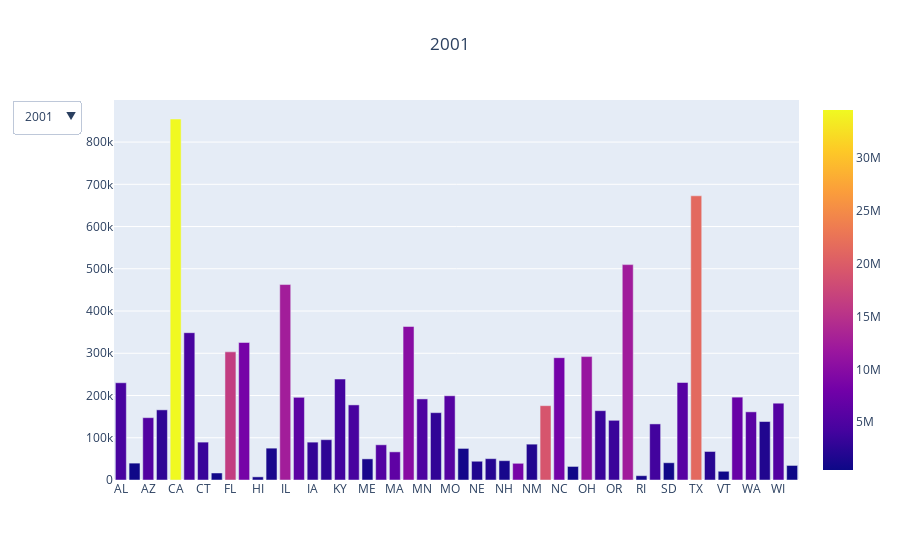

Notebook code cell kept with this figure:
### Code cell
# bar plot for the guns sales per year by state
import plotly.express as px
import plotly.graph_objects as go

# We have a list for every day
# In your case will be gropuby('RuleName')
# here for every element d
# d[0] is the name(key) and d[1] is the dataframe
dfs = list(ann_sales_pop_bystate.groupby("year"))

first_title = dfs[0][0]
traces = []
buttons = []
for i,d in enumerate(dfs):
    visible = [False] * len(dfs)
    visible[i] = True
    name = d[0]
    traces.append(px.bar(d[1], x = 'code', y = 'totals', color = 'population', labels={'pop:population of US'}, height= 800).update_traces(visible=True if i==0 else False).data[0])
        # px.treemap(d[1],
        #            path=['year', 'code', ],
        #            values='population').update_traces(visible=True if i==0 else False).data[0]
        
  
    buttons.append(dict(label=name,
                        method="update",
                        args=[{"visible":visible},
                              {"title":f"{name}"}]))

updatemenus = [{'active':0, "buttons":buttons}]

fig = go.Figure(data=traces,
                 layout=dict(updatemenus=updatemenus))
fig.update_layout(title=first_title, title_x=0.5)
fig.show()

### Figure 1 — Plotly figure (JSON) as saved in the notebook; plotly's stock layout.template omitted (floating-point values rounded to 4 significant figures)
{"data": [{"alignmentgroup": "True", "hovertemplate": "code=%{x}<br>totals=%{y}<br>population=%{marker.color}<extra></extra>", "legendgroup": "", "marker": {"color": [4467634, 633714, 5273477, 2691571, 34479458, 4425687, 3432835, 795699, 16356966, 8377038, 1225948, 1319962, 12488445, 6127760, 2931997, 2702162, 4068132, 4477875, 1285692, 5374691, 6397634, 9991120, 4982796, 2852994, 5641142, 906961, 1719836, 2098399, 1255517, 8492671, 1831690, 19082838, 8210122, 639062, 11387404, 3467100, 3467937, 12298970, 1057142, 4064995, 757972, 5750789, 21319622, 2283715, 612223, 7198362, 5985722, 1801481, 5406835, 494657], "coloraxis": "coloraxis"}, "name": "", "offsetgroup": "", "orientation": "v", "showlegend": false, "textposition": "auto", "type": "bar", "visible": true, "x": ["AL", "AK", "AZ", "AR", "CA", "CO", "CT", "DE", "FL", "GA", "HI", "ID", "IL", "IN", "IA", "KS", "KY", "LA", "ME", "MD", "MA", "MI", "MN", "MS", "MO", "MT", "NE", "NV", "NH", "NJ", "NM", "NY", "NC", "ND", "OH", "OK", "OR", "PA", "RI", "SC", "SD", "TN", "TX", "UT", "VT", "VA", "WA", "WV", "WI", "WY"], "xaxis": "x", "y": [230187, 39959, 147582, 166062, 854569, 348696, 89689, 16619, 303396, 325521, 7464, 75400, 462702, 195780, 89658, 95408, 238996, 177775, 50019, 83347, 66635, 363424, 191935, 159421, 199470, 74752, 44401, 50549, 45727, 39527, 84874, 175967, 289571, 32105, 292159, 164126, 141295, 509881, 10233, 132781, 40861, 230779, 672746, 67518, 20657, 196181, 161380, 138421, 181798, 34454], "yaxis": "y"}, {"alignmentgroup": "True", "hovertemplate": "code=%{x}<br>totals=%{y}<br>population=%{marker.color}<extra></extra>", "legendgroup": "", "marker": {"color": [4480089, 642337, 5396255, 2705927, 34871843, 4490406, 3458749, 806169, 16689370, 8508256, 1239613, 1340372, 12525556, 6155967, 2934234, 2713535, 4089875, 4497267, 1295960, 5440389, 6417206, 10015710, 5018935, 2858681, 5674825, 911667, 1728292, 2173791, 1269089, 8552643, 1855309, 19137800, 8326201, 638168, 11407889, 3489080, 3513424, 12331031, 1065995, 4107795, 760020, 5795918, 21690325, 2324815, 615442, 7286873, 6052349, 1805414, 5445162, 500017], "coloraxis": "coloraxis"}, "name": "", "offsetgroup": "", "orientation": "v", "showlegend": false, "textposition": "auto", "type": "bar", "visible": false, "x": ["AL", "AK", "AZ", "AR", "CA", "CO", "CT", "DE", "FL", "GA", "HI", "ID", "IL", "IN", "IA", "KS", "KY", "LA", "ME", "MD", "MA", "MI", "MN", "MS", "MO", "MT", "NE", "NV", "NH", "NJ", "NM", "NY", "NC", "ND", "OH", "OK", "OR", "PA", "RI", "SC", "SD", "TN", "TX", "UT", "VT", "VA", "WA", "WV", "WI", "WY"], "xaxis": "x", "y": [221008, 36793, 142260, 153424, 684390, 183754, 93598, 16388, 288848, 285201, 7807, 74062, 446138, 188235, 90358, 94110, 229423, 169580, 49922, 78764, 94824, 353540, 192392, 149948, 197990, 76322, 43177, 47155, 49666, 43318, 80057, 160927, 268916, 31339, 297033, 159489, 137513, 567702, 9521, 121976, 44282, 223048, 664745, 61710, 20483, 191789, 193439, 134846, 173779, 33585], "yaxis": "y"}, {"alignmentgroup": "True", "hovertemplate": "code=%{x}<br>totals=%{y}<br>population=%{marker.color}<extra></extra>", "legendgroup": "", "marker": {"color": [4503491, 648414, 5510364, 2724816, 35253159, 4528732, 3484336, 818003, 17004085, 8622793, 1251154, 1363380, 12556006, 6196638, 2941999, 2723004, 4117170, 4521042, 1306513, 5496269, 6422565, 10041152, 5053572, 2868312, 5709403, 919630, 1738643, 2248850, 1279840, 8601402, 1877574, 19175939, 8422501, 638817, 11434788, 3504892, 3547376, 12374658, 1071342, 4150297, 763729, 5847812, 22030931, 2360137, 617858, 7366977, 6104115, 1812295, 5479203, 503453], "coloraxis": "coloraxis"}, "name": "", "offsetgroup": "", "orientation": "v", "showlegend": false, "textposition": "auto", "type": "bar", "visible": false, "x": ["AL", "AK", "AZ", "AR", "CA", "CO", "CT", "DE", "FL", "GA", "HI", "ID", "IL", "IN", "IA", "KS", "KY", "LA", "ME", "MD", "MA", "MI", "MN", "MS", "MO", "MT", "NE", "NV", "NH", "NJ", "NM", "NY", "NC", "ND", "OH", "OK", "OR", "PA", "RI", "SC", "SD", "TN", "TX", "UT", "VT", "VA", "WA", "WV", "WI", "WY"], "xaxis": "x", "y": [225479, 37059, 145719, 150249, 524431, 181257, 100567, 16361, 298181, 282218, 7439, 74669, 515917, 183853, 95127, 97365, 226869, 175693, 50897, 78270, 131395, 342161, 229728, 150877, 202865, 80786, 44758, 49432, 54724, 41733, 79140, 150831, 264488, 33393, 298632, 167551, 142960, 515896, 9660, 121352, 47683, 219783, 688275, 70507, 19971, 200270, 213916, 131777, 188594, 33184], "yaxis": "y"}, {"alignmentgroup": "True", "hovertemplate": "code=%{x}<br>totals=%{y}<br>population=%{marker.color}<extra></extra>", "legendgroup": "", "marker": {"color": [4530729, 659286, 5652404, 2749686, 35574576, 4575013, 3496094, 830803, 17415318, 8769252, 1273569, 1391802, 12589773, 6233007, 2953635, 2734373, 4146101, 4552238, 1313688, 5546935, 6412281, 10055315, 5087713, 2889010, 5747741, 930009, 1749370, 2346222, 1290121, 8634561, 1903808, 19171567, 8553152, 644705, 11452251, 3525233, 3569463, 12410722, 1074579, 4210921, 770396, 5910809, 22394023, 2401580, 619920, 7475575, 6178645, 1816438, 5514026, 509106], "coloraxis": "coloraxis"}, "name": "", "offsetgroup": "", "orientation": "v", "showlegend": false, "textposition": "auto", "type": "bar", "visible": false, "x": ["AL", "AK", "AZ", "AR", "CA", "CO", "CT", "DE", "FL", "GA", "HI", "ID", "IL", "IN", "IA", "KS", "KY", "LA", "ME", "MD", "MA", "MI", "MN", "MS", "MO", "MT", "NE", "NV", "NH", "NJ", "NM", "NY", "NC", "ND", "OH", "OK", "OR", "PA", "RI", "SC", "SD", "TN", "TX", "UT", "VT", "VA", "WA", "WV", "WI", "WY"], "xaxis": "x", "y": [229997, 40504, 155719, 158366, 548843, 194191, 100916, 16424, 318024, 232203, 7298, 75553, 590417, 176520, 98517, 99007, 234974, 172421, 52665, 77481, 112996, 342418, 227846, 152294, 209316, 83545, 48436, 54754, 56791, 37376, 81546, 160222, 276480, 34690, 327040, 173188, 149688, 504813, 10054, 124153, 50323, 229401, 672995, 79967, 19490, 213062, 203432, 132846, 187097, 35427], "yaxis": "y"}, {"alignmentgroup": "True", "hovertemplate": "code=%{x}<br>totals=%{y}<br>population=%{marker.color}<extra></extra>", "legendgroup": "", "marker": {"color": [4569805, 666946, 5839077, 2781097, 35827943, 4631888, 3506956, 845150, 17842038, 8925922, 1292729, 1428241, 12609903, 6278616, 2964454, 2745299, 4182742, 4576628, 1318787, 5592379, 6403290, 10051137, 5119598, 2905943, 5790300, 940102, 1761497, 2432143, 1298492, 8651974, 1932274, 19132610, 8705407, 646089, 11463320, 3548597, 3613202, 12449990, 1067916, 4270150, 775493, 5991057, 22778123, 2457719, 621215, 7577105, 6257305, 1820492, 5546166, 514157], "coloraxis": "coloraxis"}, "name": "", "offsetgroup": "", "orientation": "v", "showlegend": false, "textposition": "auto", "type": "bar", "visible": false, "x": ["AL", "AK", "AZ", "AR", "CA", "CO", "CT", "DE", "FL", "GA", "HI", "ID", "IL", "IN", "IA", "KS", "KY", "LA", "ME", "MD", "MA", "MI", "MN", "MS", "MO", "MT", "NE", "NV", "NH", "NJ", "NM", "NY", "NC", "ND", "OH", "OK", "OR", "PA", "RI", "SC", "SD", "TN", "TX", "UT", "VT", "VA", "WA", "WV", "WI", "WY"], "xaxis": "x", "y": [235873, 44514, 176649, 164001, 611022, 206287, 97599, 17121, 370645, 257815, 7575, 80343, 527134, 172249, 100344, 98311, 232589, 207954, 50319, 80947, 105347, 337035, 224165, 167713, 214241, 84060, 48172, 62727, 55761, 36582, 82051, 158781, 271527, 36000, 313159, 182031, 158045, 482977, 9649, 141811, 50768, 253450, 738793, 88981, 18607, 221725, 219559, 133667, 183013, 37911], "yaxis": "y"}, {"alignmentgroup": "True", "hovertemplate": "code=%{x}<br>totals=%{y}<br>population=%{marker.color}<extra></extra>", "legendgroup": "", "marker": {"color": [4628981, 675302, 6029141, 2821761, 36021202, 4720423, 3517460, 859268, 18166990, 9155813, 1309731, 1468669, 12643955, 6332669, 2982644, 2762931, 4219239, 4302665, 1323619, 5627367, 6410084, 10036081, 5163555, 2904978, 5842704, 952692, 1772693, 2522658, 1308389, 8661679, 1962137, 19104631, 8917270, 649422, 11481213, 3594090, 3670883, 12510809, 1063096, 4357847, 783033, 6088766, 23359580, 2525507, 622892, 7673725, 6370753, 1827912, 5577655, 522667], "coloraxis": "coloraxis"}, "name": "", "offsetgroup": "", "orientation": "v", "showlegend": false, "textposition": "auto", "type": "bar", "visible": false, "x": ["AL", "AK", "AZ", "AR", "CA", "CO", "CT", "DE", "FL", "GA", "HI", "ID", "IL", "IN", "IA", "KS", "KY", "LA", "ME", "MD", "MA", "MI", "MN", "MS", "MO", "MT", "NE", "NV", "NH", "NJ", "NM", "NY", "NC", "ND", "OH", "OK", "OR", "PA", "RI", "SC", "SD", "TN", "TX", "UT", "VT", "VA", "WA", "WV", "WI", "WY"], "xaxis": "x", "y": [243176, 47037, 204178, 170129, 617820, 214749, 97616, 16698, 411728, 311901, 7588, 91018, 527698, 185655, 101430, 109143, 791599, 212176, 53106, 82207, 137148, 332428, 244712, 179087, 230374, 87770, 51221, 72963, 63159, 37318, 90321, 199015, 290024, 39436, 325132, 190741, 163705, 520454, 9936, 148604, 52675, 258500, 770236, 106653, 20713, 238862, 255387, 137925, 189228, 42376], "yaxis": "y"}, {"alignmentgroup": "True", "hovertemplate": "code=%{x}<br>totals=%{y}<br>population=%{marker.color}<extra></extra>", "legendgroup": "", "marker": {"color": [4672840, 680300, 6167681, 2848650, 36250311, 4803868, 3527270, 871749, 18367842, 9349988, 1315675, 1505105, 12695866, 6379599, 2999212, 2783785, 4256672, 4375581, 1327040, 5653408, 6431559, 10001284, 5207203, 2928350, 5887612, 964706, 1783440, 2601072, 1312540, 8677885, 1990070, 19132335, 9118037, 652822, 11500468, 3634349, 3722417, 12563937, 1057315, 4444110, 791623, 6175727, 23831983, 2597746, 623481, 7751000, 6461587, 1834052, 5610775, 534876], "coloraxis": "coloraxis"}, "name": "", "offsetgroup": "", "orientation": "v", "showlegend": false, "textposition": "auto", "type": "bar", "visible": false, "x": ["AL", "AK", "AZ", "AR", "CA", "CO", "CT", "DE", "FL", "GA", "HI", "ID", "IL", "IN", "IA", "KS", "KY", "LA", "ME", "MD", "MA", "MI", "MN", "MS", "MO", "MT", "NE", "NV", "NH", "NJ", "NM", "NY", "NC", "ND", "OH", "OK", "OR", "PA", "RI", "SC", "SD", "TN", "TX", "UT", "VT", "VA", "WA", "WV", "WI", "WY"], "xaxis": "x", "y": [245355, 49604, 192071, 169824, 855943, 221737, 116112, 15912, 426180, 270468, 6521, 93897, 536975, 186864, 98888, 111502, 1587850, 208201, 51279, 80249, 165446, 311851, 248086, 175298, 274085, 90355, 52042, 70276, 65110, 36412, 93304, 212174, 289215, 42311, 326114, 189081, 162629, 562603, 10222, 150133, 54013, 241741, 783596, 127051, 19951, 241538, 276156, 132396, 180607, 42770], "yaxis": "y"}, {"alignmentgroup": "True", "hovertemplate": "code=%{x}<br>totals=%{y}<br>population=%{marker.color}<extra></extra>", "legendgroup": "", "marker": {"color": [4718206, 687455, 6280362, 2874554, 36604337, 4889730, 3545579, 883874, 18527305, 9504843, 1332213, 1534320, 12747038, 6424806, 3016734, 2808076, 4289878, 4435586, 1330509, 5684965, 6468967, 9946889, 5247018, 2947806, 5923916, 976415, 1796378, 2653630, 1315906, 8711090, 2010662, 19212436, 9309449, 657569, 11515391, 3668976, 3768748, 12612285, 1055003, 4528996, 799124, 6247411, 24309039, 2663029, 624151, 7833496, 6562231, 1840310, 5640996, 546043], "coloraxis": "coloraxis"}, "name": "", "offsetgroup": "", "orientation": "v", "showlegend": false, "textposition": "auto", "type": "bar", "visible": false, "x": ["AL", "AK", "AZ", "AR", "CA", "CO", "CT", "DE", "FL", "GA", "HI", "ID", "IL", "IN", "IA", "KS", "KY", "LA", "ME", "MD", "MA", "MI", "MN", "MS", "MO", "MT", "NE", "NV", "NH", "NJ", "NM", "NY", "NC", "ND", "OH", "OK", "OR", "PA", "RI", "SC", "SD", "TN", "TX", "UT", "VT", "VA", "WA", "WV", "WI", "WY"], "xaxis": "x", "y": [299432, 61729, 208721, 191799, 780398, 285521, 155885, 18102, 503672, 367374, 8569, 100457, 615941, 219900, 108330, 126084, 1881101, 248355, 56561, 89583, 119859, 357335, 277175, 181068, 321487, 97599, 56589, 95252, 67293, 40525, 106131, 221920, 347473, 46832, 350014, 221612, 179887, 598544, 12405, 184941, 62489, 282819, 944568, 181592, 21991, 278974, 316589, 147689, 186819, 49255], "yaxis": "y"}, {"alignmentgroup": "True", "hovertemplate": "code=%{x}<br>totals=%{y}<br>population=%{marker.color}<extra></extra>", "legendgroup": "", "marker": {"color": [4757938, 698895, 6343154, 2896843, 36961229, 4972195, 3561807, 891730, 18652644, 9620846, 1346717, 1554439, 12796778, 6459325, 3032870, 2832704, 4317074, 4491648, 1329590, 5730388, 6517613, 9901591, 5281203, 2958774, 5961088, 983982, 1812683, 2684665, 1316102, 8755602, 2036802, 19307066, 9449566, 664968, 11528896, 3717572, 3808600, 12666858, 1053646, 4589872, 807067, 6306019, 24801761, 2723421, 624817, 7925937, 6667426, 1847775, 5669264, 559851], "coloraxis": "coloraxis"}, "name": "", "offsetgroup": "", "orientation": "v", "showlegend": false, "textposition": "auto", "type": "bar", "visible": false, "x": ["AL", "AK", "AZ", "AR", "CA", "CO", "CT", "DE", "FL", "GA", "HI", "ID", "IL", "IN", "IA", "KS", "KY", "LA", "ME", "MD", "MA", "MI", "MN", "MS", "MO", "MT", "NE", "NV", "NH", "NJ", "NM", "NY", "NC", "ND", "OH", "OK", "OR", "PA", "RI", "SC", "SD", "TN", "TX", "UT", "VT", "VA", "WA", "WV", "WI", "WY"], "xaxis": "x", "y": [317868, 60780, 215379, 209842, 788164, 313641, 202454, 20530, 556540, 373237, 10511, 99243, 752071, 273803, 120233, 142984, 2189578, 247084, 60955, 95191, 98864, 362172, 285130, 167057, 355678, 101976, 59328, 107343, 76102, 55533, 106854, 241165, 368460, 47962, 395580, 234562, 185043, 641696, 14799, 214584, 63748, 408991, 1014015, 256136, 23085, 296463, 336732, 156831, 196951, 51395], "yaxis": "y"}, {"alignmentgroup": "True", "hovertemplate": "code=%{x}<br>totals=%{y}<br>population=%{marker.color}<extra></extra>", "legendgroup": "", "marker": {"color": [4785570, 713868, 6408790, 2922280, 37333601, 5048196, 3579210, 899711, 18846054, 9713248, 1363731, 1570718, 12839695, 6489965, 3050314, 2858910, 4347698, 4545392, 1327366, 5787193, 6563263, 9876149, 5310337, 2970047, 5996063, 990527, 1829838, 2703230, 1316614, 8802707, 2064982, 19398228, 9559533, 674344, 11545435, 3759263, 3837208, 12710472, 1052669, 4636361, 816211, 6356683, 25245178, 2774424, 625793, 8024417, 6742256, 1854146, 5689060, 564222], "coloraxis": "coloraxis"}, "name": "", "offsetgroup": "", "orientation": "v", "showlegend": false, "textposition": "auto", "type": "bar", "visible": false, "x": ["AL", "AK", "AZ", "AR", "CA", "CO", "CT", "DE", "FL", "GA", "HI", "ID", "IL", "IN", "IA", "KS", "KY", "LA", "ME", "MD", "MA", "MI", "MN", "MS", "MO", "MT", "NE", "NV", "NH", "NJ", "NM", "NY", "NC", "ND", "OH", "OK", "OR", "PA", "RI", "SC", "SD", "TN", "TX", "UT", "VT", "VA", "WA", "WV", "WI", "WY"], "xaxis": "x", "y": [308607, 65909, 206050, 191448, 816399, 300820, 179595, 19240, 559347, 333247, 10533, 92031, 695300, 345650, 124738, 144156, 2385579, 239204, 65988, 88162, 115904, 348200, 297390, 169873, 349672, 101095, 58283, 104789, 79940, 50522, 109069, 241495, 331637, 47083, 393250, 233909, 184835, 626677, 14835, 201628, 63151, 411024, 968071, 553134, 24276, 320783, 335342, 159550, 194797, 47709], "yaxis": "y"}, {"alignmentgroup": "True", "hovertemplate": "code=%{x}<br>totals=%{y}<br>population=%{marker.color}<extra></extra>", "legendgroup": "", "marker": {"color": [4801627, 723375, 6468796, 2938506, 37668681, 5118400, 3588948, 907985, 19083482, 9810181, 1376897, 1583930, 12855970, 6516336, 3064102, 2869548, 4366869, 4575197, 1327844, 5840241, 6606285, 9874589, 5347108, 2977886, 6010065, 997600, 1841749, 2717951, 1318075, 8836639, 2077919, 19502728, 9651377, 684867, 11549772, 3785534, 3867937, 12741310, 1050350, 4673509, 823772, 6398361, 25640909, 2814784, 626320, 8105850, 6821481, 1855184, 5708785, 567329], "coloraxis": "coloraxis"}, "name": "", "offsetgroup": "", "orientation": "v", "showlegend": false, "textposition": "auto", "type": "bar", "visible": false, "x": ["AL", "AK", "AZ", "AR", "CA", "CO", "CT", "DE", "FL", "GA", "HI", "ID", "IL", "IN", "IA", "KS", "KY", "LA", "ME", "MD", "MA", "MI", "MN", "MS", "MO", "MT", "NE", "NV", "NH", "NJ", "NM", "NY", "NC", "ND", "OH", "OK", "OR", "PA", "RI", "SC", "SD", "TN", "TX", "UT", "VT", "VA", "WA", "WV", "WI", "WY"], "xaxis": "x", "y": [336102, 70198, 251477, 206228, 905701, 336296, 186068, 22490, 643229, 367894, 12635, 106616, 828962, 359840, 179944, 164898, 2280832, 264552, 73127, 103020, 153487, 356635, 337534, 185059, 394923, 108974, 65860, 118740, 90984, 60256, 115620, 271837, 375211, 61032, 468974, 271816, 209781, 718934, 17271, 229419, 69654, 451107, 1155387, 1020789, 27292, 331468, 394410, 185491, 322761, 52224], "yaxis": "y"}, {"alignmentgroup": "True", "hovertemplate": "code=%{x}<br>totals=%{y}<br>population=%{marker.color}<extra></extra>", "legendgroup": "", "marker": {"color": [4817528, 730307, 6551149, 2949828, 37999878, 5189458, 3591765, 917053, 19320749, 9915646, 1390090, 1595590, 12868192, 6537782, 3075039, 2885398, 4379730, 4602134, 1328501, 5884868, 6645303, 9882519, 5379646, 2986450, 6024522, 1005494, 1855350, 2754354, 1321617, 8867749, 2083540, 19576125, 9748364, 701345, 11553031, 3815780, 3899801, 12764475, 1050304, 4723417, 834047, 6454914, 26060796, 2854871, 625953, 8186628, 6895318, 1856680, 5724554, 576626], "coloraxis": "coloraxis"}, "name": "", "offsetgroup": "", "orientation": "v", "showlegend": false, "textposition": "auto", "type": "bar", "visible": false, "x": ["AL", "AK", "AZ", "AR", "CA", "CO", "CT", "DE", "FL", "GA", "HI", "ID", "IL", "IN", "IA", "KS", "KY", "LA", "ME", "MD", "MA", "MI", "MN", "MS", "MO", "MT", "NE", "NV", "NH", "NJ", "NM", "NY", "NC", "ND", "OH", "OK", "OR", "PA", "RI", "SC", "SD", "TN", "TX", "UT", "VT", "VA", "WA", "WV", "WI", "WY"], "xaxis": "x", "y": [431356, 85342, 339663, 246193, 1132603, 414838, 237496, 30724, 834319, 465560, 17428, 136482, 1036061, 475607, 147700, 210972, 2589358, 326290, 91834, 136604, 210453, 430405, 440992, 222297, 513303, 134455, 85860, 146363, 128178, 85851, 143419, 338619, 489307, 84867, 629215, 367976, 267041, 968534, 24050, 308408, 88447, 524122, 1436132, 230999, 34507, 448754, 519209, 225580, 469375, 63356], "yaxis": "y"}, {"alignmentgroup": "True", "hovertemplate": "code=%{x}<br>totals=%{y}<br>population=%{marker.color}<extra></extra>", "legendgroup": "", "marker": {"color": [4833722, 735132, 6626624, 2959373, 38332521, 5268367, 3596080, 925749, 19552860, 9992167, 1404054, 1612136, 12882135, 6570902, 3090416, 2893957, 4395295, 4625470, 1328302, 5928814, 6692824, 9895622, 5420380, 2991207, 6044171, 1015165, 1868516, 2790136, 1323459, 8899339, 2085287, 19651127, 9848060, 723393, 11570808, 3850568, 3930065, 12773801, 1051511, 4774839, 844877, 6495978, 26448193, 2900872, 626630, 8260405, 6971406, 1854304, 5742713, 582658], "coloraxis": "coloraxis"}, "name": "", "offsetgroup": "", "orientation": "v", "showlegend": false, "textposition": "auto", "type": "bar", "visible": false, "x": ["AL", "AK", "AZ", "AR", "CA", "CO", "CT", "DE", "FL", "GA", "HI", "ID", "IL", "IN", "IA", "KS", "KY", "LA", "ME", "MD", "MA", "MI", "MN", "MS", "MO", "MT", "NE", "NV", "NH", "NJ", "NM", "NY", "NC", "ND", "OH", "OK", "OR", "PA", "RI", "SC", "SD", "TN", "TX", "UT", "VT", "VA", "WA", "WV", "WI", "WY"], "xaxis": "x", "y": [563880, 93405, 363036, 279736, 1368295, 514658, 294338, 40062, 1073859, 527885, 17416, 147494, 1280613, 597124, 160062, 228105, 1578331, 353025, 96760, 231182, 251361, 503979, 525774, 231711, 567009, 137830, 91553, 146892, 147726, 120071, 156333, 353064, 574622, 85812, 680930, 380634, 274302, 1044731, 26666, 335695, 92055, 600869, 1633278, 324604, 36135, 498426, 561122, 248952, 434688, 70671], "yaxis": "y"}, {"alignmentgroup": "True", "hovertemplate": "code=%{x}<br>totals=%{y}<br>population=%{marker.color}<extra></extra>", "legendgroup": "", "marker": {"color": [4841799, 736283, 6730413, 2967392, 38596972, 5350101, 3594524, 932487, 19845911, 10067278, 1414538, 1631112, 12884493, 6593644, 3109350, 2900475, 4414349, 4644013, 1330513, 5957283, 6762596, 9929848, 5451079, 2990468, 6056202, 1021869, 1879321, 2817628, 1333341, 8864525, 2089568, 19651049, 9932887, 737401, 11602700, 3878187, 3963244, 12788313, 1055936, 4823617, 849129, 6541223, 26964333, 2936879, 625214, 8310993, 7054655, 1849489, 5751525, 582531], "coloraxis": "coloraxis"}, "name": "", "offsetgroup": "", "orientation": "v", "showlegend": false, "textposition": "auto", "type": "bar", "visible": false, "x": ["AL", "AK", "AZ", "AR", "CA", "CO", "CT", "DE", "FL", "GA", "HI", "ID", "IL", "IN", "IA", "KS", "KY", "LA", "ME", "MD", "MA", "MI", "MN", "MS", "MO", "MT", "NE", "NV", "NH", "NJ", "NM", "NY", "NC", "ND", "OH", "OK", "OR", "PA", "RI", "SC", "SD", "TN", "TX", "UT", "VT", "VA", "WA", "WV", "WI", "WY"], "xaxis": "x", "y": [621305, 87623, 310672, 234282, 1474616, 413284, 270297, 42950, 1034546, 484580, 15225, 131742, 1344096, 647550, 127022, 172167, 2492184, 315357, 83085, 142207, 179344, 424091, 481122, 214829, 517063, 121836, 68568, 116735, 124677, 92320, 139780, 365427, 1182349, 70548, 596389, 348495, 243044, 899241, 20400, 289764, 83659, 533394, 1465992, 263812, 31502, 419764, 482115, 221847, 334308, 63063], "yaxis": "y"}, {"alignmentgroup": "True", "hovertemplate": "code=%{x}<br>totals=%{y}<br>population=%{marker.color}<extra></extra>", "legendgroup": "", "marker": {"color": [4852347, 737498, 6829676, 2978048, 38918045, 5450623, 3587122, 941252, 20209042, 10178447, 1422052, 1651059, 12858913, 6608422, 3120960, 2909011, 4425976, 4664628, 1328262, 5985562, 6794228, 9931715, 5482032, 2988471, 6071732, 1030475, 1891277, 2866939, 1336350, 8867949, 2089291, 19654666, 10031646, 754066, 11617527, 3909500, 4015792, 12784826, 1056065, 4891938, 853988, 6591170, 27470056, 2981835, 625216, 8361808, 7163657, 1842050, 5760940, 585613], "coloraxis": "coloraxis"}, "name": "", "offsetgroup": "", "orientation": "v", "showlegend": false, "textposition": "auto", "type": "bar", "visible": false, "x": ["AL", "AK", "AZ", "AR", "CA", "CO", "CT", "DE", "FL", "GA", "HI", "ID", "IL", "IN", "IA", "KS", "KY", "LA", "ME", "MD", "MA", "MI", "MN", "MS", "MO", "MT", "NE", "NV", "NH", "NJ", "NM", "NY", "NC", "ND", "OH", "OK", "OR", "PA", "RI", "SC", "SD", "TN", "TX", "UT", "VT", "VA", "WA", "WV", "WI", "WY"], "xaxis": "x", "y": [737509, 85621, 331442, 257346, 1761079, 454062, 307750, 50416, 1147082, 566946, 15290, 136946, 1247398, 1076917, 147309, 185859, 3218371, 372613, 94744, 125694, 167285, 500921, 519244, 252372, 584875, 127705, 79340, 127480, 136816, 90034, 147912, 346048, 531876, 69429, 748502, 359276, 276126, 993429, 22129, 326997, 100268, 654192, 1574266, 254814, 34588, 462997, 502280, 249014, 383280, 62339], "yaxis": "y"}, {"alignmentgroup": "True", "hovertemplate": "code=%{x}<br>totals=%{y}<br>population=%{marker.color}<extra></extra>", "legendgroup": "", "marker": {"color": [4863525, 741456, 6941072, 2989918, 39167117, 5539215, 3578141, 948921, 20613477, 10301890, 1427559, 1682380, 12820527, 6634304, 3131371, 2910844, 4438182, 4678135, 1331317, 6003323, 6823608, 9950571, 5522744, 2987938, 6087135, 1040859, 1905616, 2917563, 1342307, 8870827, 2091630, 19633428, 10154788, 754434, 11634370, 3926331, 4089976, 12782275, 1056770, 4957968, 862996, 6646010, 27914410, 3041868, 623657, 8410106, 7294771, 1831023, 5772628, 584215], "coloraxis": "coloraxis"}, "name": "", "offsetgroup": "", "orientation": "v", "showlegend": false, "textposition": "auto", "type": "bar", "visible": false, "x": ["AL", "AK", "AZ", "AR", "CA", "CO", "CT", "DE", "FL", "GA", "HI", "ID", "IL", "IN", "IA", "KS", "KY", "LA", "ME", "MD", "MA", "MI", "MN", "MS", "MO", "MT", "NE", "NV", "NH", "NJ", "NM", "NY", "NC", "ND", "OH", "OK", "OR", "PA", "RI", "SC", "SD", "TN", "TX", "UT", "VT", "VA", "WA", "WV", "WI", "WY"], "xaxis": "x", "y": [616947, 87647, 416279, 266014, 2377167, 540514, 317692, 59430, 1435340, 612985, 16681, 156343, 1924070, 1436725, 202277, 196548, 3676847, 391869, 111582, 165367, 226212, 579605, 651599, 276161, 632319, 136337, 88663, 147992, 165164, 121853, 161216, 404772, 601445, 72036, 875724, 364590, 324708, 1143220, 27758, 402978, 111921, 714774, 1721726, 294907, 39417, 528369, 713996, 242350, 561819, 63594], "yaxis": "y"}, {"alignmentgroup": "True", "hovertemplate": "code=%{x}<br>totals=%{y}<br>population=%{marker.color}<extra></extra>", "legendgroup": "", "marker": {"color": [4874486, 739700, 7044008, 3001345, 39358497, 5611885, 3573297, 956823, 20963613, 10410330, 1424393, 1717715, 12778828, 6658078, 3141550, 2908718, 4452268, 4670560, 1334612, 6023868, 6859789, 9973114, 5566230, 2988510, 6106670, 1052482, 1915947, 2969905, 1348787, 8885525, 2091784, 19589572, 10268233, 754942, 11659650, 3931316, 4143625, 12787641, 1055673, 5021268, 872868, 6708799, 28295273, 3101042, 624344, 8463587, 7423362, 1817004, 5790186, 578931], "coloraxis": "coloraxis"}, "name": "", "offsetgroup": "", "orientation": "v", "showlegend": false, "textposition": "auto", "type": "bar", "visible": false, "x": ["AL", "AK", "AZ", "AR", "CA", "CO", "CT", "DE", "FL", "GA", "HI", "ID", "IL", "IN", "IA", "KS", "KY", "LA", "ME", "MD", "MA", "MI", "MN", "MS", "MO", "MT", "NE", "NV", "NH", "NJ", "NM", "NY", "NC", "ND", "OH", "OK", "OR", "PA", "RI", "SC", "SD", "TN", "TX", "UT", "VT", "VA", "WA", "WV", "WI", "WY"], "xaxis": "x", "y": [477345, 80839, 384930, 237629, 1570110, 496995, 181779, 50639, 1276549, 541655, 12742, 182099, 1601087, 830357, 160981, 191451, 4641480, 329201, 96590, 158659, 206492, 513243, 683544, 251852, 524973, 123938, 74318, 129622, 129090, 103739, 159779, 382495, 537813, 66977, 753072, 334351, 341167, 1062651, 24677, 396920, 98573, 767953, 1549434, 270477, 37610, 520827, 579678, 222768, 526523, 54711], "yaxis": "y"}, {"alignmentgroup": "True", "hovertemplate": "code=%{x}<br>totals=%{y}<br>population=%{marker.color}<extra></extra>", "legendgroup": "", "marker": {"color": [4887681, 735139, 7158024, 3009733, 39461588, 5691287, 3571520, 965479, 21244317, 10511131, 1420593, 1750536, 12723071, 6695497, 3148618, 2911359, 4461153, 4659690, 1339057, 6035802, 6882635, 9984072, 5606249, 2981020, 6121623, 1060665, 1925614, 3027341, 1353465, 8886025, 2092741, 19530351, 10381615, 758080, 11676341, 3940235, 4181886, 12800922, 1058287, 5084156, 878698, 6771631, 28628666, 3153550, 624358, 8501286, 7523869, 1804291, 5807406, 577601], "coloraxis": "coloraxis"}, "name": "", "offsetgroup": "", "orientation": "v", "showlegend": false, "textposition": "auto", "type": "bar", "visible": false, "x": ["AL", "AK", "AZ", "AR", "CA", "CO", "CT", "DE", "FL", "GA", "HI", "ID", "IL", "IN", "IA", "KS", "KY", "LA", "ME", "MD", "MA", "MI", "MN", "MS", "MO", "MT", "NE", "NV", "NH", "NJ", "NM", "NY", "NC", "ND", "OH", "OK", "OR", "PA", "RI", "SC", "SD", "TN", "TX", "UT", "VT", "VA", "WA", "WV", "WI", "WY"], "xaxis": "x", "y": [474294, 78761, 377838, 248439, 1297132, 524770, 177690, 47723, 1203145, 549532, 14088, 207320, 2831447, 896148, 189159, 172047, 4912441, 307192, 93360, 151470, 211295, 489957, 604078, 247278, 496184, 117607, 74477, 127434, 120889, 93124, 156853, 358614, 529916, 62334, 717475, 332291, 359682, 1021943, 25030, 280749, 90693, 694101, 1571632, 295858, 41550, 476760, 627301, 241678, 452520, 60150], "yaxis": "y"}, {"alignmentgroup": "True", "hovertemplate": "code=%{x}<br>totals=%{y}<br>population=%{marker.color}<extra></extra>", "legendgroup": "", "marker": {"color": [4903185, 731545, 7278717, 3017804, 39512223, 5758736, 3565287, 973764, 21477737, 10617423, 1415872, 1787065, 12671821, 6732219, 3155070, 2913314, 4467673, 4648794, 1344212, 6045680, 6892503, 9986857, 5639632, 2976149, 6137428, 1068778, 1934408, 3080156, 1359711, 8882190, 2096829, 19453561, 10488084, 762062, 11689100, 3956971, 4217737, 12801989, 1059361, 5148714, 884659, 6829174, 28995881, 3205958, 623989, 8535519, 7614893, 1792147, 5822434, 578759], "coloraxis": "coloraxis"}, "name": "", "offsetgroup": "", "orientation": "v", "showlegend": false, "textposition": "auto", "type": "bar", "visible": false, "x": ["AL", "AK", "AZ", "AR", "CA", "CO", "CT", "DE", "FL", "GA", "HI", "ID", "IL", "IN", "IA", "KS", "KY", "LA", "ME", "MD", "MA", "MI", "MN", "MS", "MO", "MT", "NE", "NV", "NH", "NJ", "NM", "NY", "NC", "ND", "OH", "OK", "OR", "PA", "RI", "SC", "SD", "TN", "TX", "UT", "VT", "VA", "WA", "WV", "WI", "WY"], "xaxis": "x", "y": [690084, 76923, 372912, 221344, 1240632, 469535, 172935, 46427, 1195539, 539113, 12666, 209275, 4949570, 1450565, 182802, 167010, 4120892, 282264, 90626, 148813, 212316, 492171, 682356, 238388, 497858, 115823, 68236, 128312, 112173, 91257, 156829, 355374, 530365, 60389, 638495, 360043, 357700, 987886, 24338, 328221, 85426, 635313, 1487212, 823270, 35843, 512766, 607170, 206196, 435685, 61291], "yaxis": "y"}, {"alignmentgroup": "True", "hovertemplate": "code=%{x}<br>totals=%{y}<br>population=%{marker.color}<extra></extra>", "legendgroup": "", "marker": {"color": [4926478, 735020, 7313296, 3032140, 39699937, 5786094, 3582224, 978390, 21579773, 10667864, 1422598, 1795554, 12732022, 6764202, 3170059, 2927154, 4488897, 4670879, 1350598, 6074401, 6925247, 10034302, 5666424, 2990288, 6166585, 1073855, 1943597, 3094789, 1366170, 8924387, 2106790, 19545980, 10537910, 765682, 11744632, 3975769, 4237774, 12862808, 1064393, 5173174, 888861, 6861617, 29133634, 3221188, 626953, 8576069, 7651069, 1800661, 5850095, 581508], "coloraxis": "coloraxis"}, "name": "", "offsetgroup": "", "orientation": "v", "showlegend": false, "textposition": "auto", "type": "bar", "visible": false, "x": ["AL", "AK", "AZ", "AR", "CA", "CO", "CT", "DE", "FL", "GA", "HI", "ID", "IL", "IN", "IA", "KS", "KY", "LA", "ME", "MD", "MA", "MI", "MN", "MS", "MO", "MT", "NE", "NV", "NH", "NJ", "NM", "NY", "NC", "ND", "OH", "OK", "OR", "PA", "RI", "SC", "SD", "TN", "TX", "UT", "VT", "VA", "WA", "WV", "WI", "WY"], "xaxis": "x", "y": [984548, 90056, 610911, 293123, 1465612, 620268, 197883, 70391, 1739256, 817384, 18096, 253741, 6625082, 1672457, 239577, 225715, 2922940, 385848, 125503, 273278, 238096, 974072, 876907, 328728, 641512, 155604, 93548, 202011, 160212, 156739, 186815, 463070, 808608, 77380, 891551, 424944, 469522, 1325979, 47367, 481473, 103711, 894696, 2119665, 1117855, 52855, 753479, 707741, 241148, 670079, 81648], "yaxis": "y"}], "layout": {"title": {"text": "2001", "x": 0.5}, "updatemenus": [{"active": 0, "buttons": [{"args": [{"visible": [true, false, false, false, false, false, false, false, false, false, false, false, false, false, false, false, false, false, false, false]}, {"title": "2001"}], "label": "2001", "method": "update"}, {"args": [{"visible": [false, true, false, false, false, false, false, false, false, false, false, false, false, false, false, false, false, false, false, false]}, {"title": "2002"}], "label": "2002", "method": "update"}, {"args": [{"visible": [false, false, true, false, false, false, false, false, false, false, false, false, false, false, false, false, false, false, false, false]}, {"title": "2003"}], "label": "2003", "method": "update"}, {"args": [{"visible": [false, false, false, true, false, false, false, false, false, false, false, false, false, false, false, false, false, false, false, false]}, {"title": "2004"}], "label": "2004", "method": "update"}, {"args": [{"visible": [false, false, false, false, true, false, false, false, false, false, false, false, false, false, false, false, false, false, false, false]}, {"title": "2005"}], "label": "2005", "method": "update"}, {"args": [{"visible": [false, false, false, false, false, true, false, false, false, false, false, false, false, false, false, false, false, false, false, false]}, {"title": "2006"}], "label": "2006", "method": "update"}, {"args": [{"visible": [false, false, false, false, false, false, true, false, false, false, false, false, false, false, false, false, false, false, false, false]}, {"title": "2007"}], "label": "2007", "method": "update"}, {"args": [{"visible": [false, false, false, false, false, false, false, true, false, false, false, false, false, false, false, false, false, false, false, false]}, {"title": "2008"}], "label": "2008", "method": "update"}, {"args": [{"visible": [false, false, false, false, false, false, false, false, true, false, false, false, false, false, false, false, false, false, false, false]}, {"title": "2009"}], "label": "2009", "method": "update"}, {"args": [{"visible": [false, false, false, false, false, false, false, false, false, true, false, false, false, false, false, false, false, false, false, false]}, {"title": "2010"}], "label": "2010", "method": "update"}, {"args": [{"visible": [false, false, false, false, false, false, false, false, false, false, true, false, false, false, false, false, false, false, false, false]}, {"title": "2011"}], "label": "2011", "method": "update"}, {"args": [{"visible": [false, false, false, false, false, false, false, false, false, false, false, true, false, false, false, false, false, false, false, false]}, {"title": "2012"}], "label": "2012", "method": "update"}, {"args": [{"visible": [false, false, false, false, false, false, false, false, false, false, false, false, true, false, false, false, false, false, false, false]}, {"title": "2013"}], "label": "2013", "method": "update"}, {"args": [{"visible": [false, false, false, false, false, false, false, false, false, false, false, false, false, true, false, false, false, false, false, false]}, {"title": "2014"}], "label": "2014", "method": "update"}, {"args": [{"visible": [false, false, false, false, false, false, false, false, false, false, false, false, false, false, true, false, false, false, false, false]}, {"title": "2015"}], "label": "2015", "method": "update"}, {"args": [{"visible": [false, false, false, false, false, false, false, false, false, false, false, false, false, false, false, true, false, false, false, false]}, {"title": "2016"}], "label": "2016", "method": "update"}, {"args": [{"visible": [false, false, false, false, false, false, false, false, false, false, false, false, false, false, false, false, true, false, false, false]}, {"title": "2017"}], "label": "2017", "method": "update"}, {"args": [{"visible": [false, false, false, false, false, false, false, false, false, false, false, false, false, false, false, false, false, true, false, false]}, {"title": "2018"}], "label": "2018", "method": "update"}, {"args": [{"visible": [false, false, false, false, false, false, false, false, false, false, false, false, false, false, false, false, false, false, true, false]}, {"title": "2019"}], "label": "2019", "method": "update"}, {"args": [{"visible": [false, false, false, false, false, false, false, false, false, false, false, false, false, false, false, false, false, false, false, true]}, {"title": "2020"}], "label": "2020", "method": "update"}]}]}}
